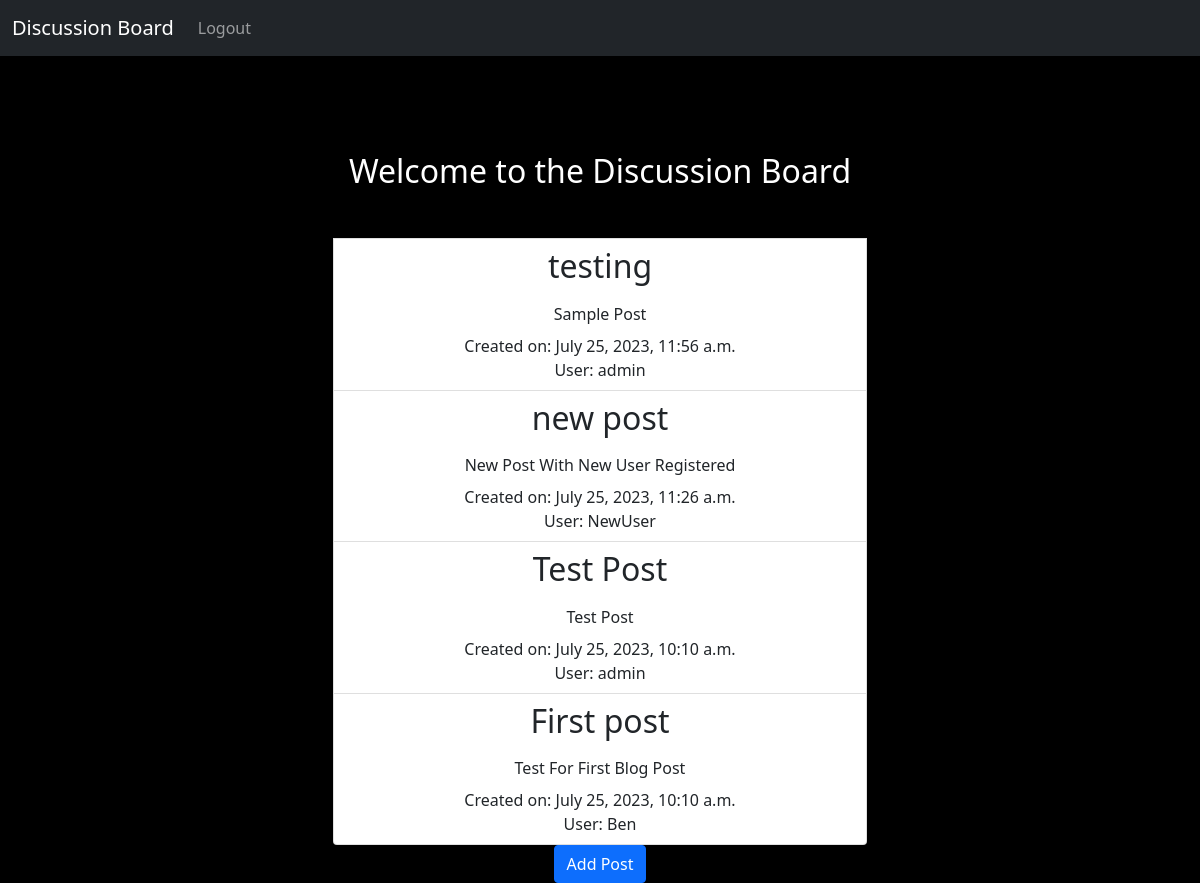
The app's page / (signed in) with its own data.
### Website/models.py (models this page shows, shortened)
class Post(models.Model):
    author = models.ForeignKey(User, on_delete=models.CASCADE)
    title = models.CharField(max_length=250,)
    content = models.TextField()
    pub_date = models.DateTimeField(auto_now_add=True)

### Website/views.py (the view)
# urls.py: 2. Add a URL to urlpatterns:  path('', views.home, name='home')
def home(request):
    posts = Post.objects.all().order_by('-pub_date')
    if request.method == 'POST':
        username = request.POST['username']
        password = request.POST['password']
        user = authenticate(request, username=username, password=password)
        if user is not None:
            login(request, user)
            messages.success(request, "You have sucessfully been logged in")
            return redirect('home')
        else:
            messages.success(request, "There was an error with your login")
            return redirect('home')
    else:
        return render(request, 'home.html', {'posts': posts})

### Website/templates/home.html (shortened to what this page needs)
{% extends 'base.html' %}
{% block content %}
<div class="col-md-6 offset-md-3">
    <br>
    {% if user.is_authenticated %}
        {% if posts %}
            <div class="container mt-5">
            <h2 class="mb-4">Welcome to the Discussion Board</h2>
            <ul class="list-group">
            <br>
            {% for post in posts %}
                <li class="list-group-item">
                    <h2 class="mb-3">{{ post.title }} </h2>
                    <p class="mb-2 text-capitalize"> {{post.content }} </p>
                    <p class="mb-0 font-italic">Created on: {{ post.pub_date }} </p>
                    <p class="mb-0 font-italic">User: {{ post.author }} </p>
                </li>
            {% endfor %}
              </ul>
            <a href="{% url 'add_post' %}" class="btn btn-primary"> Add Post </a>
              </div>
        {% endif %}
{% endif %}
{% endblock %}

### Website/templates/base.html (shortened to what this page needs)
<!DOCTYPE html>
<html lang="en">
<head>
    <link href="https://cdn.jsdelivr.net/npm/bootstrap@5.0.2/dist/css/bootstrap.min.css"
    rel="stylesheet"
>
</head>
<body>
    {% include 'navbar.html' %}
    <div class="container">
        <br>
    {% block content%}
    {% endblock %}
    </div>
</body>
</html>

### Website/templates/navbar.html (shortened to what this page needs)
<nav class="navbar navbar-expand-lg navbar-dark bg-dark">
    <div class="container-fluid">
      <a class="navbar-brand" href="{% url 'home' %}">Discussion Board</a>
      <div class="collapse navbar-collapse" id="navbarNav">
        <ul class="navbar-nav">
        {% if user.is_authenticated %}
          <li class="nav-item">
            <a class="nav-link" href="{% url 'logout' %}">Logout</a>
        {% else %}
        <li class="nav-item">
          <a class="nav-link" href="{% url 'register' %}">Register</a>
        <li class="nav-item">
            <a class="nav-link" href="{% url 'home' %}">Login</a>
        {% endif %}
        </ul>
      </div>
    </div>
  </nav>

### Website/templates/base.html (style rules this page uses)
body { background-color: black; color: white; text-align: center; }
a { text-decoration: none; color: white; }

### records on screen
Post: title "testing", content "Sample Post", pub_date "July 25, 2023, 11:56 a.m.", author "admin"
Post: title "new post", content "New Post With New User Registered", pub_date "July 25, 2023, 11:26 a.m.", author "NewUser"
Post: title "Test Post", content "Test Post", pub_date "July 25, 2023, 10:10 a.m.", author "admin"
Post: title "First post", content "Test For First Blog Post", pub_date "July 25, 2023, 10:10 a.m.", author "Ben"
